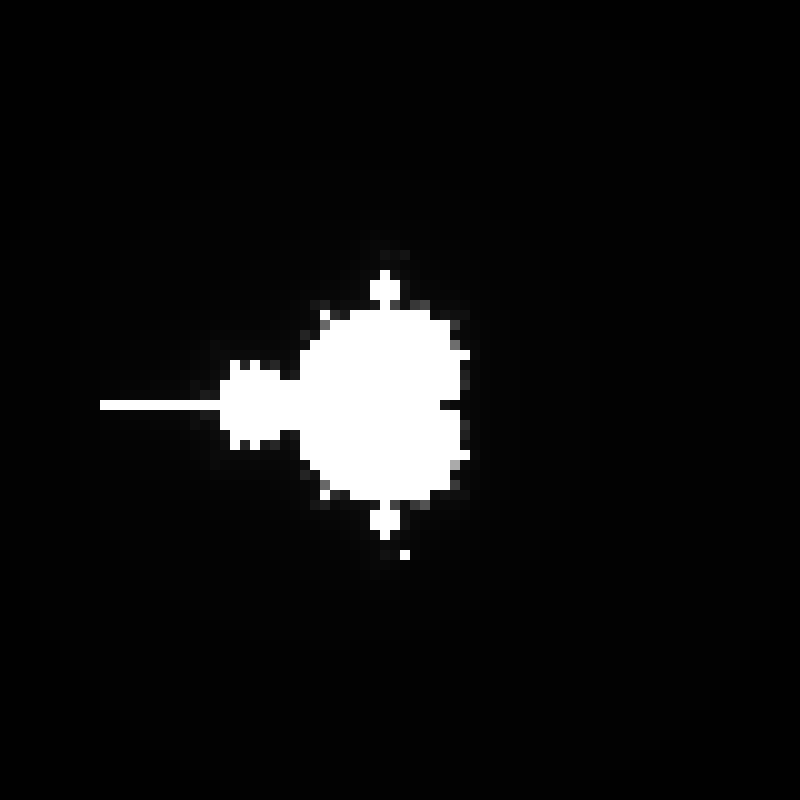
Frame 1 (no input)
Frame 60 (the mouse pressed at the canvas centre just before this capture): identical to frame 1, image omitted
Frame 120 (the mouse held since frame 60 and released just before this capture): blank canvas, image omitted

The Processing sketch that drew this single still picture (run headless with seeded random() and noise(); from frame 60 on, the mouse is pressed at the canvas centre):

// Processing sketch: mandlebrot_set2
// ── mandlebrot_set2.pde
int m=255;
float s=150;
float d=10;
int p=2;
float tx=0;
float ty=0;
void setup() {
  //fullScreen(1);
  size(800,800);
  //frameRate(5);
}

void draw() {
  background(0);
  for(float x=0; x<width; x+=100/d) {
    for(float y=0; y<height; y+=100/d) {
      stroke(mb(x/s-(width/2/s)+tx,y/s-(height/2/s)+ty));
      fill(mb(x/s-(width/2/s)+tx,y/s-(height/2/s)+ty));
      rect(x,y,100/d,100/d);
    }  
  }
  if(mousePressed) { 
    s*=1.25;
    tx+=mouseX/s-(width/2/s);
    ty+=mouseY/s-(height/2/s);
  }
  
  if(keyPressed && key=='q') {
    s/=1.25;
  }
  
  if(keyPressed && key==' ') {
    d=100;
  }
}

int mb(float x, float y) {
    float zx = 0, zy=0, zx2=0, zy2=0;
    int n=0;
    while(n < m && abs(zx2+zy2)<8) {
        zy = 2*zx*zy + y;
        zx = zx2 - zy2 + x;
        zx2=pow(zx,p);
        zy2=pow(zy,p);
        n += 1;
    }
    return n;  
}
